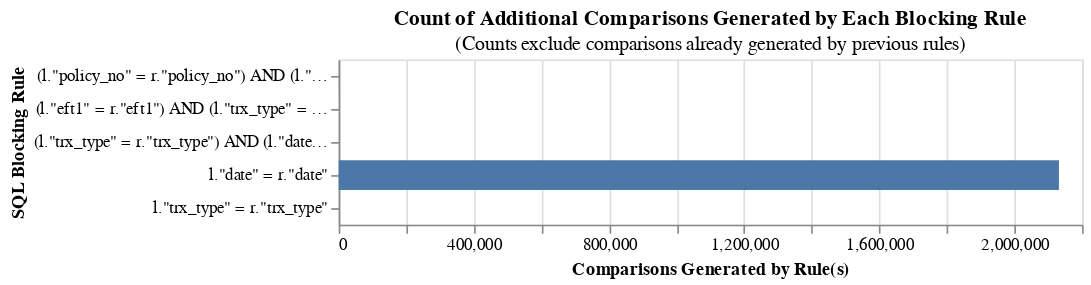

Write notebook code for a chart like this one.
### Code cell
from jellyfish import levenshtein_distance # Import levenshtein_distance

from splink.blocking_analysis import (
    cumulative_comparisons_to_be_scored_from_blocking_rules_chart,
)

blocking_rules_for_analysis = [
    block_on("policy_no","date"),
    block_on("eft1","trx_type"),
    block_on("trx_type","date"),
    block_on("date"),
    block_on("trx_type")
]


cumulative_comparisons_to_be_scored_from_blocking_rules_chart(
    table_or_tables=[bank_df_ncba,cash_book],
    blocking_rules=blocking_rules_for_analysis,
    db_api=db_api,
    link_type="link_only",
)

### Figure 1 — Vega-Lite specification as saved in the notebook (floating-point values rounded to 4 significant figures)
{"config": {"view": {"continuousWidth": 300, "continuousHeight": 300}}, "data": {"name": "data-8b36e0cd856c30f078ecdaa894098521"}, "mark": "bar", "encoding": {"order": {"field": "cumulative_rows"}, "tooltip": [{"field": "blocking_rule", "title": "SQL Condition", "type": "nominal"}, {"field": "row_count", "format": ",", "title": "Comparisons Generated", "type": "quantitative"}, {"field": "cumulative_rows", "format": ",", "title": "Cumulative Comparisons", "type": "quantitative"}, {"field": "cartesian", "format": ",", "title": "Total comparisons in Cartesian product", "type": "quantitative"}], "x": {"field": "start", "title": "Comparisons Generated by Rule(s)", "type": "quantitative"}, "x2": {"field": "cumulative_rows"}, "y": {"field": "blocking_rule", "sort": ["-x2"], "title": "SQL Blocking Rule"}}, "height": {"step": 20}, "title": {"text": "Count of Additional Comparisons Generated by Each Blocking Rule", "subtitle": "(Counts exclude comparisons already generated by previous rules)"}, "width": 450, "$schema": "https://vega.github.io/schema/vega-lite/v5.9.3.json", "datasets": {"data-8b36e0cd856c30f078ecdaa894098521": [{"blocking_rule": "(l.\"policy_no\" = r.\"policy_no\") AND (l.\"date\" = r.\"date\")", "row_count": 269, "cumulative_rows": 269, "cartesian": 49314207, "match_key": "0", "start": 0}, {"blocking_rule": "(l.\"eft1\" = r.\"eft1\") AND (l.\"trx_type\" = r.\"trx_type\")", "row_count": 0, "cumulative_rows": 269, "cartesian": 49314207, "match_key": "1", "start": 269}, {"blocking_rule": "(l.\"trx_type\" = r.\"trx_type\") AND (l.\"date\" = r.\"date\")", "row_count": 0, "cumulative_rows": 269, "cartesian": 49314207, "match_key": "2", "start": 269}, {"blocking_rule": "l.\"date\" = r.\"date\"", "row_count": 2131291, "cumulative_rows": 2131560, "cartesian": 49314207, "match_key": "3", "start": 269}, {"blocking_rule": "l.\"trx_type\" = r.\"trx_type\"", "row_count": 0, "cumulative_rows": 2131560, "cartesian": 49314207, "match_key": "4", "start": 2131560}]}}
